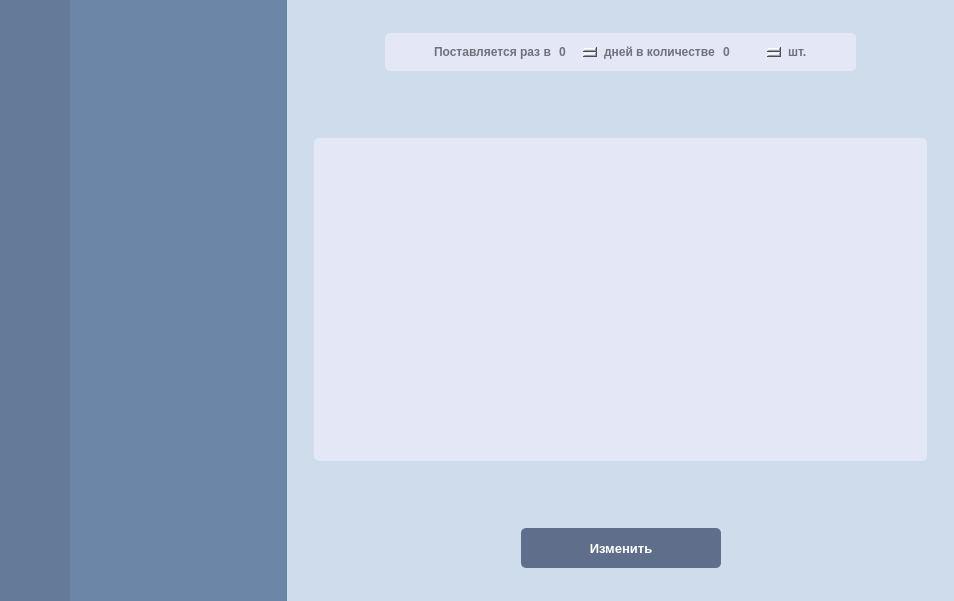
<?xml version="1.0" encoding="UTF-8"?>
<ui version="4.0">
 <class>Delivery</class>
 <widget class="QWidget" name="Delivery">
  <property name="geometry">
   <rect>
    <x>0</x>
    <y>0</y>
    <width>954</width>
    <height>601</height>
   </rect>
  </property>
  <property name="windowTitle">
   <string>Form</string>
  </property>
  <property name="styleSheet">
   <string notr="true">background-color: #cfdcec</string>
  </property>
  <layout class="QHBoxLayout" name="horizontalLayout_5">
   <property name="spacing">
    <number>0</number>
   </property>
   <property name="leftMargin">
    <number>0</number>
   </property>
   <property name="topMargin">
    <number>0</number>
   </property>
   <property name="rightMargin">
    <number>0</number>
   </property>
   <property name="bottomMargin">
    <number>0</number>
   </property>
   <item>
    <widget class="QListWidget" name="listWidget">
     <property name="font">
      <font>
       <pointsize>11</pointsize>
       <weight>75</weight>
       <bold>true</bold>
      </font>
     </property>
     <property name="styleSheet">
      <string notr="true">QListView {
    show-decoration-selected: 1; /* make the selection span the entire width of the view */
    color: #d8e4f4;
	background-color: #657a99;
}

QListView::item:selected {
    background-color: #3a4a63;
	color: #eaf7ff;
}

QListView::item:hover {
    background-color: #3a4a63;
	color: #eaf7ff;
}</string>
     </property>
     <property name="frameShape">
      <enum>QFrame::NoFrame</enum>
     </property>
     <property name="lineWidth">
      <number>0</number>
     </property>
     <property name="verticalScrollBarPolicy">
      <enum>Qt::ScrollBarAlwaysOff</enum>
     </property>
     <property name="horizontalScrollBarPolicy">
      <enum>Qt::ScrollBarAlwaysOff</enum>
     </property>
     <property name="sizeAdjustPolicy">
      <enum>QAbstractScrollArea::AdjustToContents</enum>
     </property>
     <property name="spacing">
      <number>0</number>
     </property>
     <property name="itemAlignment">
      <set>Qt::AlignCenter</set>
     </property>
    </widget>
   </item>
   <item>
    <widget class="QListWidget" name="listWidget_2">
     <property name="font">
      <font>
       <pointsize>10</pointsize>
       <weight>75</weight>
       <bold>true</bold>
      </font>
     </property>
     <property name="styleSheet">
      <string notr="true">QListView {
    show-decoration-selected: 1; /* make the selection span the entire width of the view */
	color: #d8e4f4;
	background-color: #6b86a7;
}

QListView::item:selected {
    background-color: #405671;
	color: #eaf7ff;
}

QListView::item:hover {
    background-color: #405671;
	color: #eaf7ff;
}</string>
     </property>
     <property name="frameShape">
      <enum>QFrame::NoFrame</enum>
     </property>
     <property name="verticalScrollBarPolicy">
      <enum>Qt::ScrollBarAlwaysOff</enum>
     </property>
     <property name="horizontalScrollBarPolicy">
      <enum>Qt::ScrollBarAlwaysOff</enum>
     </property>
     <property name="spacing">
      <number>0</number>
     </property>
     <property name="viewMode">
      <enum>QListView::ListMode</enum>
     </property>
    </widget>
   </item>
   <item>
    <layout class="QVBoxLayout" name="verticalLayout">
     <item>
      <spacer name="verticalSpacer_3">
       <property name="orientation">
        <enum>Qt::Vertical</enum>
       </property>
       <property name="sizeHint" stdset="0">
        <size>
         <width>20</width>
         <height>40</height>
        </size>
       </property>
      </spacer>
     </item>
     <item>
      <layout class="QHBoxLayout" name="horizontalLayout_2">
       <item>
        <spacer name="horizontalSpacer_3">
         <property name="orientation">
          <enum>Qt::Horizontal</enum>
         </property>
         <property name="sizeHint" stdset="0">
          <size>
           <width>40</width>
           <height>20</height>
          </size>
         </property>
        </spacer>
       </item>
       <item>
        <widget class="QFrame" name="frame">
         <property name="font">
          <font>
           <pointsize>9</pointsize>
           <weight>75</weight>
           <bold>true</bold>
          </font>
         </property>
         <property name="styleSheet">
          <string notr="true">background:#e4e7f6; 
color: #6f727b;
border-radius: 5px;</string>
         </property>
         <property name="frameShape">
          <enum>QFrame::StyledPanel</enum>
         </property>
         <property name="frameShadow">
          <enum>QFrame::Raised</enum>
         </property>
         <layout class="QHBoxLayout" name="horizontalLayout">
          <item>
           <spacer name="horizontalSpacer">
            <property name="orientation">
             <enum>Qt::Horizontal</enum>
            </property>
            <property name="sizeHint" stdset="0">
             <size>
              <width>40</width>
              <height>20</height>
             </size>
            </property>
           </spacer>
          </item>
          <item>
           <widget class="QLabel" name="label">
            <property name="font">
             <font>
              <pointsize>9</pointsize>
              <weight>75</weight>
              <bold>true</bold>
             </font>
            </property>
            <property name="text">
             <string>Поставляется раз в</string>
            </property>
           </widget>
          </item>
          <item>
           <widget class="QSpinBox" name="spinBox">
            <property name="font">
             <font>
              <pointsize>9</pointsize>
              <weight>75</weight>
              <bold>true</bold>
             </font>
            </property>
            <property name="maximum">
             <number>365</number>
            </property>
           </widget>
          </item>
          <item>
           <widget class="QLabel" name="label_2">
            <property name="font">
             <font>
              <pointsize>9</pointsize>
              <weight>75</weight>
              <bold>true</bold>
             </font>
            </property>
            <property name="text">
             <string>дней в количестве</string>
            </property>
           </widget>
          </item>
          <item>
           <widget class="QSpinBox" name="spinBox_2">
            <property name="font">
             <font>
              <pointsize>9</pointsize>
              <weight>75</weight>
              <bold>true</bold>
             </font>
            </property>
            <property name="maximum">
             <number>100000</number>
            </property>
           </widget>
          </item>
          <item>
           <widget class="QLabel" name="label_3">
            <property name="font">
             <font>
              <pointsize>9</pointsize>
              <weight>75</weight>
              <bold>true</bold>
             </font>
            </property>
            <property name="text">
             <string>шт.</string>
            </property>
           </widget>
          </item>
          <item>
           <spacer name="horizontalSpacer_2">
            <property name="orientation">
             <enum>Qt::Horizontal</enum>
            </property>
            <property name="sizeHint" stdset="0">
             <size>
              <width>40</width>
              <height>20</height>
             </size>
            </property>
           </spacer>
          </item>
         </layout>
        </widget>
       </item>
       <item>
        <spacer name="horizontalSpacer_4">
         <property name="orientation">
          <enum>Qt::Horizontal</enum>
         </property>
         <property name="sizeHint" stdset="0">
          <size>
           <width>40</width>
           <height>20</height>
          </size>
         </property>
        </spacer>
       </item>
      </layout>
     </item>
     <item>
      <spacer name="verticalSpacer_4">
       <property name="orientation">
        <enum>Qt::Vertical</enum>
       </property>
       <property name="sizeHint" stdset="0">
        <size>
         <width>20</width>
         <height>40</height>
        </size>
       </property>
      </spacer>
     </item>
     <item>
      <spacer name="verticalSpacer">
       <property name="orientation">
        <enum>Qt::Vertical</enum>
       </property>
       <property name="sizeHint" stdset="0">
        <size>
         <width>20</width>
         <height>40</height>
        </size>
       </property>
      </spacer>
     </item>
     <item>
      <layout class="QHBoxLayout" name="horizontalLayout_11">
       <item>
        <spacer name="horizontalSpacer_7">
         <property name="orientation">
          <enum>Qt::Horizontal</enum>
         </property>
         <property name="sizeHint" stdset="0">
          <size>
           <width>40</width>
           <height>20</height>
          </size>
         </property>
        </spacer>
       </item>
       <item>
        <widget class="QWidget" name="widget" native="true">
         <property name="styleSheet">
          <string notr="true">background:#e4e7f6; 
color: #6f727b;
border-radius: 5px;</string>
         </property>
         <layout class="QHBoxLayout" name="horizontalLayout_7">
          <item>
           <widget class="QTableView" name="tableView">
            <property name="frameShape">
             <enum>QFrame::NoFrame</enum>
            </property>
            <property name="verticalScrollBarPolicy">
             <enum>Qt::ScrollBarAlwaysOff</enum>
            </property>
            <property name="horizontalScrollBarPolicy">
             <enum>Qt::ScrollBarAlwaysOff</enum>
            </property>
            <property name="editTriggers">
             <set>QAbstractItemView::NoEditTriggers</set>
            </property>
            <property name="tabKeyNavigation">
             <bool>false</bool>
            </property>
            <property name="showDropIndicator" stdset="0">
             <bool>false</bool>
            </property>
            <property name="dragDropOverwriteMode">
             <bool>false</bool>
            </property>
            <property name="showGrid">
             <bool>false</bool>
            </property>
            <property name="wordWrap">
             <bool>false</bool>
            </property>
            <property name="cornerButtonEnabled">
             <bool>false</bool>
            </property>
            <attribute name="horizontalHeaderVisible">
             <bool>false</bool>
            </attribute>
            <attribute name="verticalHeaderVisible">
             <bool>false</bool>
            </attribute>
           </widget>
          </item>
          <item>
           <spacer name="horizontalSpacer_8">
            <property name="orientation">
             <enum>Qt::Horizontal</enum>
            </property>
            <property name="sizeHint" stdset="0">
             <size>
              <width>40</width>
              <height>20</height>
             </size>
            </property>
           </spacer>
          </item>
          <item>
           <widget class="PieChart" name="pieChart" native="true">
            <property name="minimumSize">
             <size>
              <width>305</width>
              <height>305</height>
             </size>
            </property>
           </widget>
          </item>
         </layout>
        </widget>
       </item>
       <item>
        <spacer name="horizontalSpacer_9">
         <property name="orientation">
          <enum>Qt::Horizontal</enum>
         </property>
         <property name="sizeHint" stdset="0">
          <size>
           <width>40</width>
           <height>20</height>
          </size>
         </property>
        </spacer>
       </item>
      </layout>
     </item>
     <item>
      <spacer name="verticalSpacer_5">
       <property name="orientation">
        <enum>Qt::Vertical</enum>
       </property>
       <property name="sizeHint" stdset="0">
        <size>
         <width>20</width>
         <height>40</height>
        </size>
       </property>
      </spacer>
     </item>
     <item>
      <spacer name="verticalSpacer_6">
       <property name="orientation">
        <enum>Qt::Vertical</enum>
       </property>
       <property name="sizeHint" stdset="0">
        <size>
         <width>20</width>
         <height>40</height>
        </size>
       </property>
      </spacer>
     </item>
     <item>
      <layout class="QHBoxLayout" name="horizontalLayout_6">
       <item>
        <spacer name="horizontalSpacer_5">
         <property name="orientation">
          <enum>Qt::Horizontal</enum>
         </property>
         <property name="sizeHint" stdset="0">
          <size>
           <width>40</width>
           <height>20</height>
          </size>
         </property>
        </spacer>
       </item>
       <item>
        <widget class="QPushButton" name="pushButton">
         <property name="minimumSize">
          <size>
           <width>200</width>
           <height>40</height>
          </size>
         </property>
         <property name="font">
          <font>
           <pointsize>10</pointsize>
           <weight>75</weight>
           <bold>true</bold>
          </font>
         </property>
         <property name="styleSheet">
          <string notr="true">QPushButton
{
    background:#5f6e8b; 
	color: white;
	border-radius: 5px;
}
QPushButton:!enabled
{
	background:#b3c1d4; 
	color: white;
	border-radius: 5px;
}</string>
         </property>
         <property name="text">
          <string>Изменить</string>
         </property>
        </widget>
       </item>
       <item>
        <spacer name="horizontalSpacer_6">
         <property name="orientation">
          <enum>Qt::Horizontal</enum>
         </property>
         <property name="sizeHint" stdset="0">
          <size>
           <width>40</width>
           <height>20</height>
          </size>
         </property>
        </spacer>
       </item>
      </layout>
     </item>
     <item>
      <spacer name="verticalSpacer_2">
       <property name="orientation">
        <enum>Qt::Vertical</enum>
       </property>
       <property name="sizeHint" stdset="0">
        <size>
         <width>20</width>
         <height>40</height>
        </size>
       </property>
      </spacer>
     </item>
    </layout>
   </item>
  </layout>
 </widget>
 <customwidgets>
  <customwidget>
   <class>PieChart</class>
   <extends>QWidget</extends>
   <header>piechart.h</header>
   <container>1</container>
  </customwidget>
 </customwidgets>
 <resources/>
 <connections/>
</ui>
